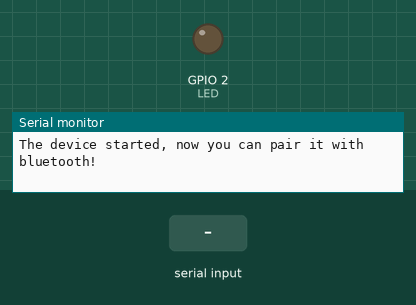
Recording of a sketch running on a simulated ESP32. Parts: output pins drawn as LEDs (lit = HIGH), the last lines printed to the serial monitor. Dashed ring = blinking. The test bench sets the inputs (shaded band). Nothing arrives over Bluetooth unless stated.

Above: at 1.2 s.
1.3 s: "3\n" received over the second serial link
At 1.8 s:
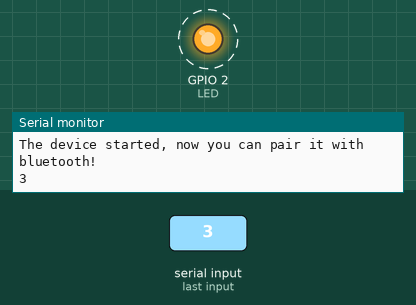
4.3 s: "1\n" received over the second serial link
5.9 s: "2\n" received over the second serial link
At 7.3 s:
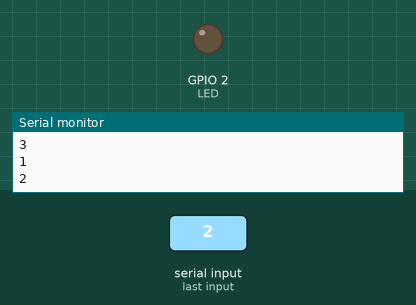
Timing chart, 0 to 8.9 s (numbered marks = the images above; inputs shaded):
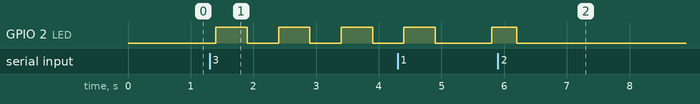

The sketch:

BT_App.ino
```cpp
// Load libraries
#include "BluetoothSerial.h"

// Check if Bluetooth configs are enabled
#if !defined(CONFIG_BT_ENABLED) || !defined(CONFIG_BLUEDROID_ENABLED)
#error Bluetooth is not enabled! Please run `make menuconfig` to and enable it
#endif

// Bluetooth Serial object
BluetoothSerial SerialBT;

// GPIO where LED is connected to
#define LED 2

// Handle received and sent messages
String message = "";
char incomingChar;

void setup() {
  pinMode(LED, OUTPUT);
  Serial.begin(115200);
  // Bluetooth device name
  SerialBT.begin("ESP32-BT-Paul");
  Serial.println("The device started, now you can pair it with bluetooth!");
}

void loop() {

  // Read received messages (LED control command)
  if (SerialBT.available()){
    char incomingChar = SerialBT.read();
    if (incomingChar != '\n'){
      message += String(incomingChar);
    }
    else{
      message = "";
    }
    Serial.write(incomingChar);
  }
  // Check received message and control output accordingly
  if (message =="1"){
    digitalWrite(LED, HIGH);
    message = "";
  }
  else if (message =="2"){
    digitalWrite(LED, LOW);
    message = "";
  }
  else if (message =="3"){
    for(int i=0;i<=3;i++){
      digitalWrite(LED, HIGH);
      delay(500);
      digitalWrite(LED, LOW);
      delay(500);
      message = "";
    }
  }
  delay(200);
}
```

Measured:
- after the input at 1.3 s, GPIO 2 (LED): alternates HIGH for 0.50 s and LOW for 0.50 s, starting after 0.10 s
- after the input at 5.9 s, GPIO 2 (LED): HIGH → LOW after 0.30 s
